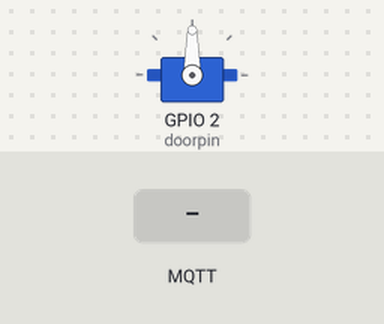
The sketch below on a simulated ESP8266 (NodeMCU). Parts: servo. Inputs (shaded band) come from the test bench. WiFi joins after 1.5 s; servers stay silent unless stated; no MQTT or app messages arrive unless stated; what the sketch prints to the serial monitor is not drawn.

Above: at 2.7 s.
2.8 s: MQTT message "0" arrives on the first subscribed topic
At 3.25 s:
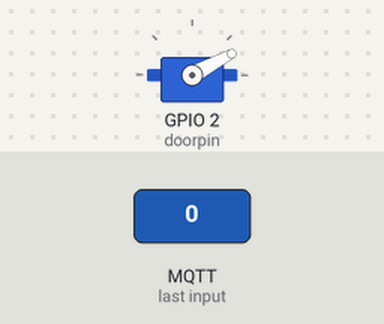
5.8 s: MQTT message "1" arrives on the first subscribed topic
At 6.26 s:
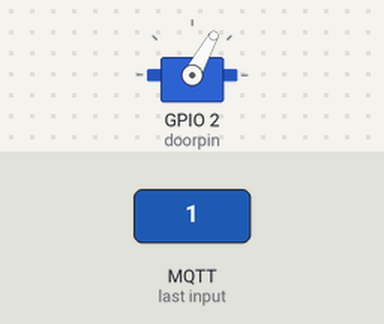
At 7.8 s:
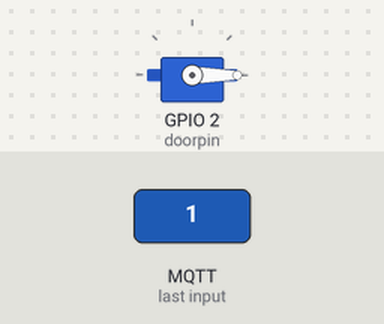
Timing chart, 0 to 9.3 s (numbered marks = the images above; inputs shaded):
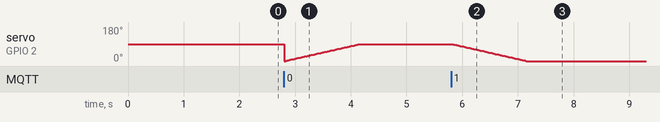

Measured:
- after the input at 5.8 s, servo on GPIO 2 (doorpin): moves from 90° to 0° over 1.3 s, starting at once

The sketch:

107118021_TASK2_HOME_PART.ino
```cpp
/*
   Author: Aviral Verma (107118021), EEE - Nitt.
   Domain: Spider Tronix
   Sub-Domain - IOT
   Project - TASK_2: IOT based Home Automation;
   Functions: callback(),setup(),loop()
   Global Variables:
   Servo myservo;
   int pos = 0;
   const char* mqttServer = "m24.cloudmqtt.com";
   const int mqttPort = 11177;
   byte operation = 0;
   const char* mqttUser = "tqelkjls";
   const char* mqttPassword = "WcHO_rsnBlKc";
   int Servopin = 2;
   int doorpin = 14;
   WiFiClient espClient; // Generating Client
   PubSubClient client(espClient); //Creating Client object
*/

#include <ESP8266WiFi.h>
#include <PubSubClient.h>
#include <Servo.h>

//Making a servo object
Servo myservo;

//pos for position of servo
int pos = 0;

//Variables for connecting to cloudMqtt
const char* mqttServer = "m24.cloudmqtt.com";
const int mqttPort = 11177;
byte operation = 0;
const char* mqttUser = "tqelkjls";
const char* mqttPassword = "WcHO_rsnBlKc";

//Define pins for bulb and servo
int doorpin = 2;
int bulbpin = 14;

WiFiClient espClient; // Generating Client
PubSubClient client(espClient); //Creating Client object


void setup() {
  //  Attaching Servo pin
  myservo.attach(doorpin);

  // Starts the serial communication
  Serial.begin(9600);

  // Starts connecting to wifi
  WiFi.begin("Aviral", "10092000");

  //Checking the status
  while (WiFi.status() != WL_CONNECTED) {
  delay(500);
  Serial.print("Connecting to WiFi..");
  }

  //Making the doorpin as output
  pinMode(doorpin, OUTPUT);


  //Connecting to the server
  client.setServer(mqttServer, mqttPort);

  //Callback is a function. Whenevr a message is arrived from the broker, it will be immediately called
  client.setCallback(callback);

  //Checking the connection of the client
  while (!client.connected())
  {
      Serial.println("Connecting to MQTT...");
      if (client.connect("ESP8266Client", mqttUser, mqttPassword ))
      {
        Serial.println("connected");
      }
      else
      {
        Serial.print("failed with state ");
        Serial.print(client.state());
      }
    }

  //Publish and subscribing to the door and bulb topics
  //client.publish("bulb","0");
  //client.publish("door","0");
  client.subscribe("door");
  client.subscribe("bulb");

}

/*
 * Function Name: callback();
 * Input: topic,payload,length
 * Output: Operates the bulb and the Servo motor
 * Logic: When broker sends a message, this function is called automatically
 */
void callback(char* topic, byte* payload, unsigned int length)
{

  //Data which will recieve will be 0 or 1 so index 0 is taken
  operation = payload[0];

  //Checking the topic. If door topic arrives, it eneters the following block
  if(strcmp(topic,"door")==0)
  {

    if(operation==48)    //Door will open, 48 is ASCII
      {
        for (pos = 0; pos <= 90; pos += 1)
        {
          myservo.write(pos);
          delay(15);
        }
      }

    else if(operation==49) //Door will close, 49 is ASCII
    {
          for (pos = 90; pos >= 0; pos -= 1)
          {
            myservo.write(pos);
            delay(15);
          }
    }

  }

  //Checking the topic. If bulb topic arrives, it eneters the following block
  else if(strcmp(topic,"bulb")==0)
  {
    if(operation==48)           //Turn on the bulb
    {
      digitalWrite(bulbpin, HIGH);

    }
    else if(operation==49)      //Turn off the bulb
    {
      digitalWrite(bulbpin, LOW);

    }
  }

  //Setting the operation to 0
  operation = 0;

}
void loop() {

  client.loop();

}
```
